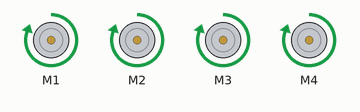
Simulated run of this sketch. Board: Arduino Uno, built with avr-gcc and run on an emulated ATmega328P. Shown: 4 × DC motor (green arrow = forward, orange = backward, longer = faster). What the sketch prints to the serial monitor is not drawn.

Above: at 0.1 s.
Timing chart, 0 to 1.6 s (numbered marks = the images above):
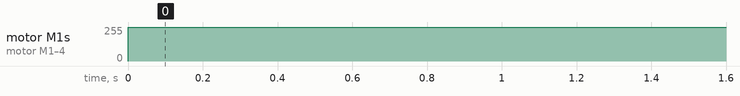

Measured:
- by itself, motor M1–4: stopped → forward 254/255 at 0.00 s

The sketch:

BLUETOOTH_CAR.ino
```cpp
#include <AFMotor.h>

AF_DCMotor motor1(1);
AF_DCMotor motor2(2);
AF_DCMotor motor3(3);
AF_DCMotor motor4(4);


void setup() {

  Serial.begin(9600);
  Serial.println("Motor");
  motor1.setSpeed(254);
  motor2.setSpeed(254);
  motor3.setSpeed(254);
  motor4.setSpeed(254);
  motor1.run(RELEASE);
  motor2.run(RELEASE);
  motor3.run(RELEASE);
  motor4.run(RELEASE);
 }

 void loop() {
 motor1.run(FORWARD);
 motor2.run(FORWARD);
 motor3.run(FORWARD);
 motor4.run(FORWARD);

}
```
